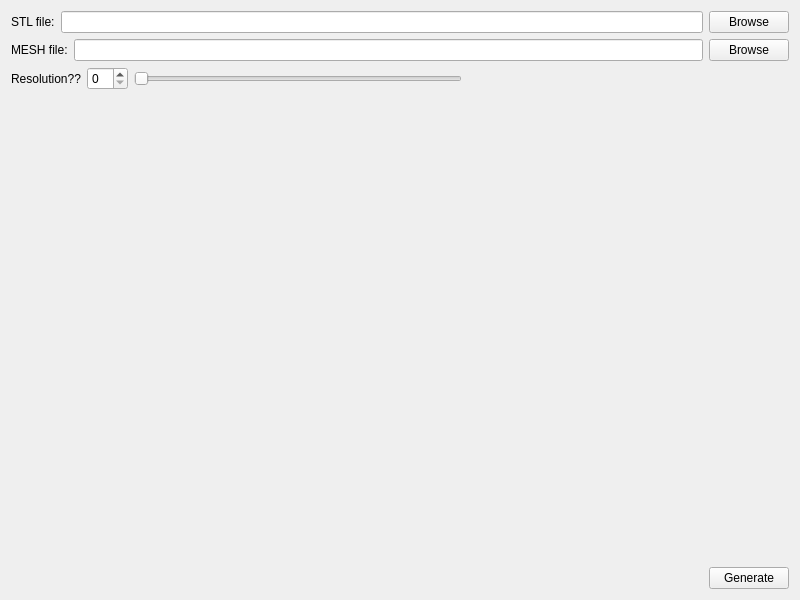
<?xml version="1.0" encoding="UTF-8"?>
<ui version="4.0">
 <class>Widget</class>
 <widget class="QWidget" name="Widget">
  <property name="geometry">
   <rect>
    <x>0</x>
    <y>0</y>
    <width>800</width>
    <height>600</height>
   </rect>
  </property>
  <property name="windowTitle">
   <string>Widget</string>
  </property>
  <layout class="QGridLayout" name="gridLayout">
   <item row="2" column="0">
    <layout class="QHBoxLayout" name="horizontalLayout_3">
     <item>
      <widget class="QLabel" name="label">
       <property name="text">
        <string>MESH file:</string>
       </property>
      </widget>
     </item>
     <item>
      <widget class="QLineEdit" name="mesh_line_edit"/>
     </item>
     <item>
      <widget class="QPushButton" name="browse_mesh_button">
       <property name="text">
        <string>Browse</string>
       </property>
      </widget>
     </item>
    </layout>
   </item>
   <item row="8" column="0">
    <layout class="QHBoxLayout" name="horizontalLayout_4">
     <item>
      <spacer name="horizontalSpacer">
       <property name="orientation">
        <enum>Qt::Horizontal</enum>
       </property>
       <property name="sizeHint" stdset="0">
        <size>
         <width>40</width>
         <height>20</height>
        </size>
       </property>
      </spacer>
     </item>
     <item>
      <widget class="QPushButton" name="convert_button">
       <property name="text">
        <string>Generate</string>
       </property>
      </widget>
     </item>
    </layout>
   </item>
   <item row="0" column="0">
    <layout class="QHBoxLayout" name="horizontalLayout">
     <item>
      <widget class="QLabel" name="stl_label">
       <property name="text">
        <string>STL file:</string>
       </property>
      </widget>
     </item>
     <item>
      <widget class="QLineEdit" name="stl_line_edit"/>
     </item>
     <item>
      <widget class="QPushButton" name="browse_stl_button">
       <property name="text">
        <string>Browse</string>
       </property>
      </widget>
     </item>
    </layout>
   </item>
   <item row="6" column="0">
    <layout class="QHBoxLayout" name="horizontalLayout_2">
     <item>
      <widget class="QLabel" name="label_2">
       <property name="text">
        <string>Resolution??</string>
       </property>
      </widget>
     </item>
     <item>
      <widget class="QSpinBox" name="spinBox"/>
     </item>
     <item>
      <widget class="QSlider" name="horizontalSlider">
       <property name="orientation">
        <enum>Qt::Horizontal</enum>
       </property>
      </widget>
     </item>
     <item>
      <spacer name="horizontalSpacer_2">
       <property name="orientation">
        <enum>Qt::Horizontal</enum>
       </property>
       <property name="sizeHint" stdset="0">
        <size>
         <width>40</width>
         <height>20</height>
        </size>
       </property>
      </spacer>
     </item>
    </layout>
   </item>
   <item row="7" column="0">
    <spacer name="verticalSpacer">
     <property name="orientation">
      <enum>Qt::Vertical</enum>
     </property>
     <property name="sizeHint" stdset="0">
      <size>
       <width>20</width>
       <height>40</height>
      </size>
     </property>
    </spacer>
   </item>
  </layout>
 </widget>
 <resources/>
 <connections/>
</ui>
